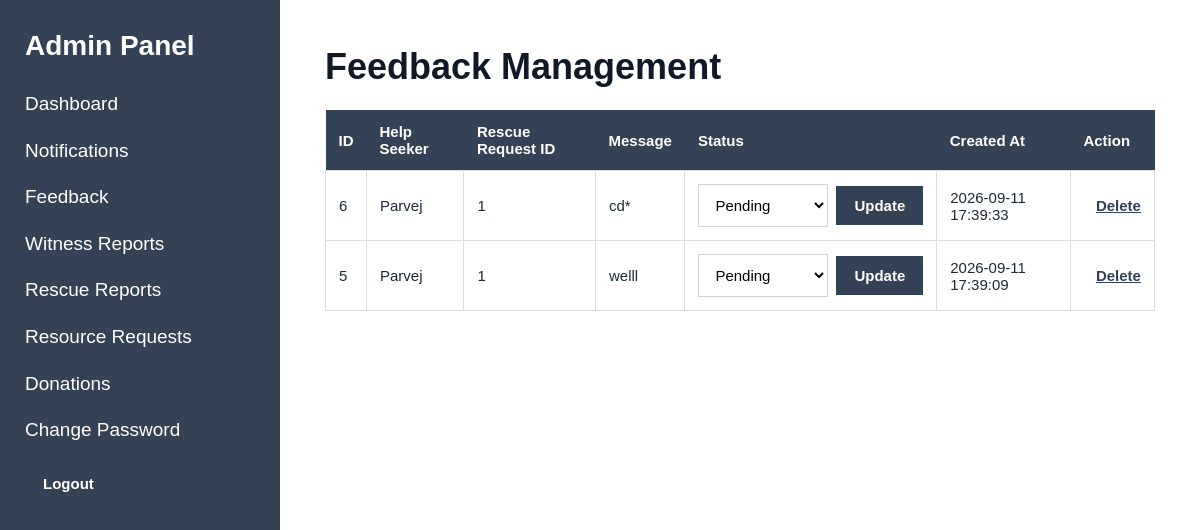
Page /index.php?page=feedback (signed in) on the committed database.
### tables this page shows
CREATE TABLE `feedback` (
  `id` int(11) NOT NULL,
  `help_seeker_id` int(11) NOT NULL,
  `rescue_request_id` int(11) DEFAULT NULL,
  `message` text NOT NULL,
  `status` enum('pending','reviewed','resolved') NOT NULL DEFAULT 'pending',
  `created_at` timestamp NOT NULL DEFAULT current_timestamp(),
  `updated_at` timestamp NOT NULL DEFAULT current_timestamp() ON UPDATE current_timestamp()
);

CREATE TABLE `users` (
  `id` int(11) NOT NULL,
  `name` varchar(100) NOT NULL,
  `username` varchar(50) NOT NULL,
  `email` varchar(150) NOT NULL,
  `phone` varchar(20) DEFAULT NULL,
  `password` varchar(255) NOT NULL,
  `role` enum('admin','volunteer','witness','help_seeker') NOT NULL,
  `created_at` timestamp NOT NULL DEFAULT current_timestamp(),
  `updated_at` timestamp NOT NULL DEFAULT current_timestamp() ON UPDATE current_timestamp()
);

### models/FeedbackModel.php (called while the page is built, shortened)
<?php
function getAllFeedback($conn)
{
    $sql = "SELECT
                f.id,
                f.help_seeker_id,
                f.rescue_request_id,
                f.message,
                f.status,
                f.created_at,
                f.updated_at,
                u.name AS help_seeker_name
            FROM feedback f
            INNER JOIN users u
                ON f.help_seeker_id = u.id
            ORDER BY f.id DESC";
    $result = mysqli_query($conn, $sql);
    $feedback = [];
    while ($row = mysqli_fetch_assoc($result)) {
        $feedback[] = $row;
    }
    return $feedback;
}

### controllers/FeedbackController.php (called while the page is built, shortened)
<?php
require_once "models/FeedbackModel.php";
function loadAllFeedback($conn)
{
    return
        getAllFeedback(
            $conn
        );
}

### views/admin/feedback/index.php (the view, shortened to what this page needs)
<?php require_once "views/partials/header.php"; ?>
<?php require_once "views/partials/sidebar.php"; ?>
<div class="content">
    <h1>Feedback Management</h1>
    <?php if (empty($feedback)): ?>
        <p>No feedback has been submitted yet.</p>
    <?php else: ?>
        <table>
            <thead>
                <tr>
                    <th>ID</th>
                    <th>Help Seeker</th>
                    <th>Rescue Request ID</th>
                    <th>Message</th>
                    <th>Status</th>
                    <th>Created At</th>
                    <th>Action</th>
                </tr>
            </thead>
            <tbody>
                <?php foreach ($feedback as $item): ?>
                    <tr>
                        <td>
                            <?php echo (int)$item['id']; ?>
                        </td>
                        <td>
                            <?php
                            echo htmlspecialchars(
                                $item['help_seeker_name']
                            );
                            ?>
                        </td>
                        <td>
                            <?php
                            echo $item['rescue_request_id'] !== null
                                ? (int)$item['rescue_request_id']
                                : 'N/A';
                            ?>
                        </td>
                        <td>
                            <?php
                            echo htmlspecialchars(
                                $item['message']
                            );
                            ?>
                        </td>
                        <td>
                            <form
                                method="POST"
                                action="index.php?page=feedback"
                                class="status-form"
                            >
                                <select name="status">
                                    <option
                                        value="pending"
                                        <?php
                                        echo $item['status'] === 'pending'
                                            ? 'selected'
                                            : '';
                                        ?>
                                    >
                                        Pending
                                    </option>
                                </select>
                                <button type="submit">
                                    Update
                                </button>
                            </form>
                        </td>
                        <td>
                            <?php
                            echo htmlspecialchars(
                                $item['created_at']
                            );
                            ?>
                        </td>
                        <td>
                            <form
                                method="POST"
                                action="index.php?page=feedback-delete"
                                class="delete-form"
                                onsubmit="return confirm('Are you sure you want to delete this feedback?');"
                            >
                                <button
                                    type="submit"
                                    class="delete-link"
                                >
                                    Delete
                                </button>
                            </form>
                        </td>
                    </tr>
                <?php endforeach; ?>
            </tbody>
        </table>
    <?php endif; ?>
</div>
<?php require_once "views/partials/footer.php"; ?>

### assets/css/style.css (style rules this page uses)
* { box-sizing: border-box; }
body { margin: 0; font-family: Arial, Helvetica, sans-serif; background: #f5f6f8; color: #1f2937; }
.content { margin-left: 280px; padding: 45px; min-height: 100vh; background: white; }
.content h1 { margin-top: 0; margin-bottom: 20px; font-size: 36px; line-height: 1.2; color: #111827; }
input, textarea, select { width: 100%; padding: 11px 12px; border: 1px solid #cfd3d8; background: white; font-family: Arial, Helvetica, sans-serif; font-size: 15px; outline: none; }
button { background: #344256; color: white; border: none; padding: 11px 18px; font-family: Arial, Helvetica, sans-serif; font-size: 15px; font-weight: 600; cursor: pointer; }
table { width: 100%; border-collapse: collapse; margin-top: 22px; background: white; }
th { background: #344256; color: white; padding: 13px; text-align: left; font-size: 15px; }
td { padding: 13px; border: 1px solid #dddddd; font-size: 15px; }
table form { border: none; padding: 0; margin: 0; max-width: none; }
table form select { width: auto; }
table form button { margin-left: 5px; }
.status-form { display: flex; align-items: center; gap: 8px; margin: 0; }
.status-form select { width: 130px; margin: 0; }
.status-form button { margin: 0; white-space: nowrap; }
.action-links a, .delete-link { color: #344256; text-decoration: underline; font-weight: 600; font-size: 15px; }
.delete-form { display: inline; margin: 0; padding: 0; border: none; }
.delete-link { background: none; border: none; padding: 0; margin-left: 12px; cursor: pointer; font-family: Arial, Helvetica, sans-serif; }

### rows in the picture
feedback: id "6", help_seeker.name "Parvej", rescue_request "1", message "cd*", status "Pending", created_at "2026-09-11 17:39:33"
feedback: id "5", help_seeker.name "Parvej", rescue_request "1", message "welll", status "Pending", created_at "2026-09-11 17:39:09"
